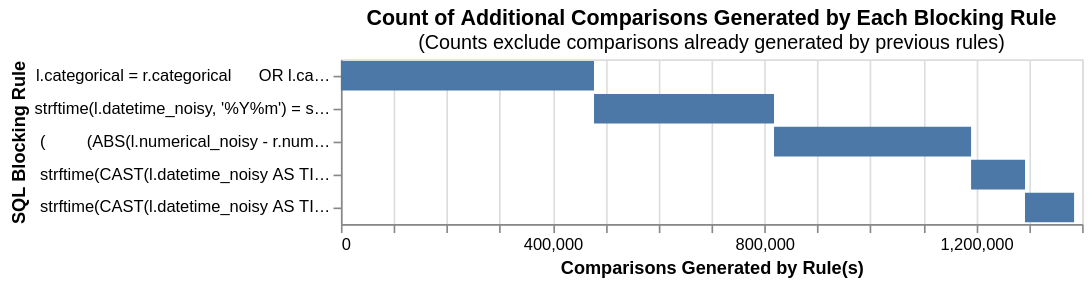

This figure's notebook cell:
### Code cell
from splink import DuckDBAPI, block_on
from splink.blocking_analysis import (
    cumulative_comparisons_to_be_scored_from_blocking_rules_chart,
)

# We design blocking rules so that we allow for differences in numerical values and dates.
# Here we simplify the date calculation to just via month.
# Rule 1: Match on category OR allow if either side is missing
blocking_rule_category = """
    l.categorical = r.categorical 
    OR l.categorical IS NULL 
    OR r.categorical IS NULL
"""

# Rule 2: Match on calendar month OR allow if either side is missing
blocking_rule_month = """
    strftime(l.datetime_noisy, '%Y%m') = strftime(r.datetime_noisy, '%Y%m')
    OR l.datetime_noisy IS NULL 
    OR r.datetime_noisy IS NULL
"""

# Rule 3: Robust percentage-based bounding OR allow if either side is missing
blocking_rule_numerical = """
    (
        (ABS(l.numerical_noisy - r.numerical_noisy) / NULLIF(
            CASE WHEN l.numerical_noisy > r.numerical_noisy THEN l.numerical_noisy ELSE r.numerical_noisy END, 
            0
        )) < 0.25
    )
    OR l.numerical_noisy IS NULL 
    OR r.numerical_noisy IS NULL
"""

# Rule 4: Handle shifting date windows cleanly OR allow if either side is missing
blocking_rule_date_shift_1 = """
    strftime(CAST(l.datetime_noisy AS TIMESTAMP) + INTERVAL '15' DAY, '%Y%m') = strftime(CAST(r.datetime_noisy AS TIMESTAMP), '%Y%m')
    OR l.datetime_noisy IS NULL 
    OR r.datetime_noisy IS NULL
"""

blocking_rule_date_shift_2 = """
    strftime(CAST(l.datetime_noisy AS TIMESTAMP) - INTERVAL '15' DAY, '%Y%m') = strftime(CAST(r.datetime_noisy AS TIMESTAMP), '%Y%m')
    OR l.datetime_noisy IS NULL 
    OR r.datetime_noisy IS NULL
"""

# Combined array for your settings dictionary
brs = [
    blocking_rule_category,
    blocking_rule_month,
    blocking_rule_numerical,
    blocking_rule_date_shift_1,
    blocking_rule_date_shift_2
]




# Numerically, we can just take a look at values within 50 to each other
# Here, the specific domain knowledge of the dataset would matter. Assuming we know roughly  what the numerical values are
# or how they vary, then this would play a large role in simplifying computation.
blocking_rule_numerical = """
    l.numerical_noisy + 50 = r.numerical_noisy
    and (l.categorical = r.categorical) AND l.categorical IS NOT NULL
    and yearweek(l.datetime_noisy) = yearweek(r.datetime_noisy)
"""

blocking_rule_numerical_2 = """
    l.numerical_noisy - 50 = r.numerical_noisy
    and (l.categorical = r.categorical) AND l.categorical IS NOT NULL
    and yearweek(l.datetime_noisy) = yearweek(r.datetime_noisy)
"""


db_api = DuckDBAPI()
cumulative_comparisons_to_be_scored_from_blocking_rules_chart(
    table_or_tables=[df1, df2],
    blocking_rules=brs,
    db_api=db_api,
    link_type="link_only",
    unique_id_column_name="latent_event_id"
)

### Figure 1 — Vega-Lite specification as saved in the notebook (floating-point values rounded to 4 significant figures)
{"config": {"view": {"continuousWidth": 300, "continuousHeight": 300}}, "data": {"name": "data-fe0d4b19a33d825d584c95d557820015"}, "mark": "bar", "encoding": {"order": {"field": "cumulative_rows"}, "tooltip": [{"field": "blocking_rule", "title": "SQL Condition", "type": "nominal"}, {"field": "row_count", "format": ",", "title": "Comparisons Generated", "type": "quantitative"}, {"field": "cumulative_rows", "format": ",", "title": "Cumulative Comparisons", "type": "quantitative"}, {"field": "cartesian", "format": ",", "title": "Total comparisons in Cartesian product", "type": "quantitative"}], "x": {"field": "start", "title": "Comparisons Generated by Rule(s)", "type": "quantitative"}, "x2": {"field": "cumulative_rows"}, "y": {"field": "blocking_rule", "sort": ["-x2"], "title": "SQL Blocking Rule"}}, "height": {"step": 20}, "title": {"text": "Count of Additional Comparisons Generated by Each Blocking Rule", "subtitle": "(Counts exclude comparisons already generated by previous rules)"}, "width": 450, "$schema": "https://vega.github.io/schema/vega-lite/v5.9.3.json", "datasets": {"data-fe0d4b19a33d825d584c95d557820015": [{"blocking_rule": "\n    l.categorical = r.categorical \n    OR l.categorical IS NULL \n    OR r.categorical IS NULL\n", "row_count": 478053, "cumulative_rows": 478053, "cartesian": 2189808, "match_key": "0", "start": 0}, {"blocking_rule": "\n    strftime(l.datetime_noisy, '%Y%m') = strftime(r.datetime_noisy, '%Y%m')\n    OR l.datetime_noisy IS NULL \n    OR r.datetime_noisy IS NULL\n", "row_count": 340020, "cumulative_rows": 818073, "cartesian": 2189808, "match_key": "1", "start": 478053}, {"blocking_rule": "\n    (\n        (ABS(l.numerical_noisy - r.numerical_noisy) / NULLIF(\n            CASE WHEN l.numerical_noisy > r.numerical_noisy THEN l.numerical_noisy ELSE r.numerical_noisy END, \n            0\n        )) < 0.25\n    )\n    OR l.numerical_noisy IS NULL \n    OR r.numerical_noisy IS NULL\n", "row_count": 372238, "cumulative_rows": 1190311, "cartesian": 2189808, "match_key": "2", "start": 818073}, {"blocking_rule": "\n    strftime(CAST(l.datetime_noisy AS TIMESTAMP) + INTERVAL '15' DAY, '%Y%m') = strftime(CAST(r.datetime_noisy AS TIMESTAMP), '%Y%m')\n    OR l.datetime_noisy IS NULL \n    OR r.datetime_noisy IS NULL\n", "row_count": 101882, "cumulative_rows": 1292193, "cartesian": 2189808, "match_key": "3", "start": 1190311}, {"blocking_rule": "\n    strftime(CAST(l.datetime_noisy AS TIMESTAMP) - INTERVAL '15' DAY, '%Y%m') = strftime(CAST(r.datetime_noisy AS TIMESTAMP), '%Y%m')\n    OR l.datetime_noisy IS NULL \n    OR r.datetime_noisy IS NULL\n", "row_count": 92729, "cumulative_rows": 1384922, "cartesian": 2189808, "match_key": "4", "start": 1292193}]}}
